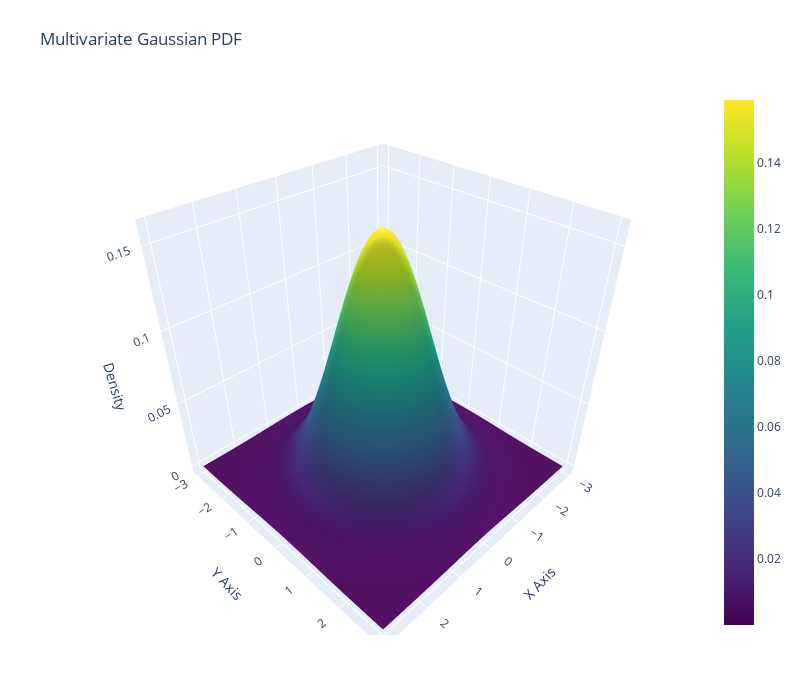

Notebook cell for this chart:
### Markdown cell above
3D plot: multivariate_normal density with plotly

### Code cell
# mean and covariance
mu = np.array([0, 0])
sigma = np.array(
    [
        [1, 0.0],
        [0.0, 1],
    ]
)

# create a grid of points
x = np.linspace(-3, 3, 100)
y = np.linspace(-3, 3, 100)
X, Y = np.meshgrid(x, y)
pos = np.dstack((X, Y))

# calculate PDF values
rv = stats.multivariate_normal(mu, sigma)
Z = rv.pdf(pos)

# create the plotly surface plot
fig = go.Figure(data=[go.Surface(z=Z, x=X, y=Y, colorscale="viridis")])

fig.update_layout(
    title="Multivariate Gaussian PDF",
    scene={"xaxis_title": "X Axis", "yaxis_title": "Y Axis", "zaxis_title": "Density"},
    autosize=False,
    width=800,
    height=700,
    margin={"l": 65, "r": 50, "b": 65, "t": 90},
)

fig.show()

### Figure 1 — Plotly figure (JSON) as saved in the notebook; plotly's stock layout.template omitted (floating-point values rounded to 4 significant figures; data arrays with more than 128 entries replaced by an {"elided": "..."} marker saying what was removed)
{"data": [{"colorscale": [[0, "#440154"], [0.1111, "#482878"], [0.2222, "#3e4989"], [0.3333, "#31688e"], [0.4444, "#26828e"], [0.5556, "#1f9e89"], [0.6667, "#35b779"], [0.7778, "#6ece58"], [0.8889, "#b5de2b"], [1, "#fde725"]], "type": "surface", "x": {"elided": "100x100 float values"}, "y": {"elided": "100x100 float values"}, "z": {"elided": "100x100 float values"}}], "layout": {"autosize": false, "height": 700, "margin": {"b": 65, "l": 65, "r": 50, "t": 90}, "scene": {"xaxis": {"title": {"text": "X Axis"}}, "yaxis": {"title": {"text": "Y Axis"}}, "zaxis": {"title": {"text": "Density"}}}, "title": {"text": "Multivariate Gaussian PDF"}, "width": 800}}
